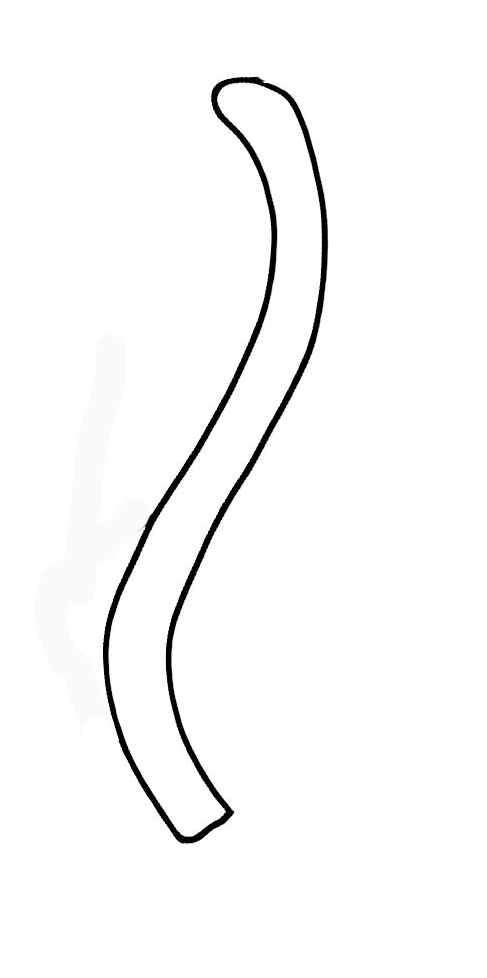
#> input picture Prova_Pulizia_043.jpg, 487 x 978 px
$ python visualize_vectorization_pipeline.py
#> lines starting #> are read from the running program, lines starting #| are printed output that depends on the picture; after the words box and inside, x2 and y2 are one past the last pixel; in counts of white or black regions, pixels touching at a corner belong together
### path_tracer.py
"""
Intelligent Path Tracing for Archaeological Drawings

Instead of using sknw which creates many small disconnected segments,
this module implements a smart path tracing algorithm that:
1. Follows the main paths in the skeleton
2. Filters out spurious branches during tracing
3. Creates long, clean curves instead of fragmented segments
"""

import numpy as np
from scipy import ndimage
from typing import List, Tuple, Set
import cv2


def get_neighbors_8(y: int, x: int, shape: Tuple[int, int]) -> List[Tuple[int, int]]:
    """Get 8-connected neighbors of a pixel."""
    neighbors = []
    for dy in [-1, 0, 1]:
        for dx in [-1, 0, 1]:
            if dy == 0 and dx == 0:
                continue
            ny, nx = y + dy, x + dx
            if 0 <= ny < shape[0] and 0 <= nx < shape[1]:
                neighbors.append((ny, nx))
    return neighbors


def count_skeleton_neighbors(skeleton: np.ndarray, y: int, x: int) -> int:
    """Count how many skeleton pixels are neighbors of (y, x)."""
    count = 0
    for ny, nx in get_neighbors_8(y, x, skeleton.shape):
        if skeleton[ny, nx] > 0:
            count += 1
    return count


def find_endpoints_and_junctions(skeleton: np.ndarray) -> Tuple[List[Tuple[int, int]], List[Tuple[int, int]]]:
    """
    Find endpoints (degree 1) and junctions (degree >= 3) in skeleton.

    Returns:
        endpoints: List of (y, x) coordinates with 1 neighbor
        junctions: List of (y, x) coordinates with >= 3 neighbors
    """
    endpoints = []
    junctions = []

    # Find all skeleton pixels
    skeleton_pixels = np.argwhere(skeleton > 0)

    for y, x in skeleton_pixels:
        n_neighbors = count_skeleton_neighbors(skeleton, y, x)

        if n_neighbors == 1:
            endpoints.append((y, x))
        elif n_neighbors >= 3:
            junctions.append((y, x))

    return endpoints, junctions


def trace_path_from_point(skeleton: np.ndarray,
                          start: Tuple[int, int],
                          visited: Set[Tuple[int, int]],
                          original_gray: np.ndarray = None,
                          max_branch_depth: int = 5) -> List[Tuple[int, int]]:
    """
    Trace a path from a starting point, following the skeleton.
    Stops at junctions, endpoints, or visited pixels.
    Prefers paths with darker/more intense lines in original grayscale image.

    Args:
        skeleton: Binary skeleton image
        start: Starting point (y, x)
        visited: Set of already visited points
        original_gray: Original GRAYSCALE image (darker = stronger line)
        max_branch_depth: Maximum depth to follow a branch before considering it spurious

    Returns:
        List of points forming the path
    """
    if start in visited:
        return []  # Already traced from here

    path = [start]
    visited.add(start)
    current = start

    while True:
        # Get unvisited skeleton neighbors
        neighbors = []
        for ny, nx in get_neighbors_8(current[0], current[1], skeleton.shape):
            if skeleton[ny, nx] > 0 and (ny, nx) not in visited:
                neighbors.append((ny, nx))

        if len(neighbors) == 0:
            # Dead end - path complete
            break

        if len(neighbors) == 1:
            # Simple continuation - follow it
            current = neighbors[0]
            path.append(current)
            visited.add(current)
        else:
            # Junction - choose best neighbor based on direction continuity AND line intensity
            if len(path) < 2:
                # No direction yet - choose based on line intensity if available
                if original_gray is not None:
                    best_neighbor = None
                    best_intensity = -1

                    for ny, nx in neighbors:
                        # Check line intensity: LOWER values = DARKER = STRONGER line
                        # Sample along a small region around this pixel
                        y_start, y_end = max(0, ny-2), min(original_gray.shape[0], ny+3)
                        x_start, x_end = max(0, nx-2), min(original_gray.shape[1], nx+3)
                        window = original_gray[y_start:y_end, x_start:x_end]
                        # Invert: darker pixels have LOWER values, we want HIGHER score for dark
                        intensity = 255 - np.mean(window)  # Higher = darker line

                        if intensity > best_intensity:
                            best_intensity = intensity
                            best_neighbor = (ny, nx)

                    current = best_neighbor if best_neighbor else neighbors[0]
                else:
                    current = neighbors[0]
            else:
                # Choose neighbor that continues in same direction AND follows darker lines
                prev_dir = (path[-1][0] - path[-2][0], path[-1][1] - path[-2][1])

                best_neighbor = None
                best_score = -10000

                for ny, nx in neighbors:
                    new_dir = (ny - current[0], nx - current[1])

                    # 1. Direction continuity (dot product)
                    direction_score = prev_dir[0] * new_dir[0] + prev_dir[1] * new_dir[1]
                    direction_score *= 30  # Reduced weight - let intensity dominate

                    # 2. Line intensity score - look VERY FAR ahead in this direction
                    intensity_score = 0
                    if original_gray is not None:
                        # Look ahead up to 100 pixels to see line quality!
                        samples = []
                        for step in range(1, 501):  # AUMENTATO da 6 a 101!
                            look_y = ny + new_dir[0] * step
                            look_x = nx + new_dir[1] * step
                            if 0 <= look_y < original_gray.shape[0] and 0 <= look_x < original_gray.shape[1]:
                                # Darker = stronger line, invert to get higher score for dark
                                pixel_intensity = 255 - original_gray[look_y, look_x]
                                # Weight closer pixels more (exponential decay)
                                weight = 1.0 / (1.0 + step * 0.01)  # Decay slowly
                                samples.append(pixel_intensity * weight)

                        if samples:
                            # MASSIVE weight on intensity - this DOMINATES the decision!
                            intensity_score = np.sum(samples) * 2  # Sum instead of mean for longer paths

                    # 3. Branch penalty - avoid highly branched areas
                    n_future_neighbors = count_skeleton_neighbors(skeleton, ny, nx)
                    branch_penalty = 0
                    if n_future_neighbors >= 4:
                        branch_penalty = -2000  # EVEN HEAVIER penalty for branched areas
                    elif n_future_neighbors >= 3:
                        branch_penalty = -500  # Heavier penalty for junctions

                    # Combined score
                    total_score = direction_score + intensity_score + branch_penalty

                    if total_score > best_score:
                        best_score = total_score
                        best_neighbor = (ny, nx)

                if best_neighbor is None:
                    break

                current = best_neighbor

            path.append(current)
            visited.add(current)

            # Check if we've hit a junction
            n_neighbors_at_current = count_skeleton_neighbors(skeleton, current[0], current[1])
            if n_neighbors_at_current >= 3:
                # Stop at junction
                break

    return path


def extract_main_paths(skeleton: np.ndarray,
                      original_gray: np.ndarray = None,
                      min_path_length: int = 20,
                      max_branch_depth: int = 5) -> List[np.ndarray]:
    """
    Extract main paths from skeleton using intelligent tracing.

    This is the main algorithm that replaces sknw.

    Args:
        skeleton: Binary skeleton image (uint8)
        original_gray: Original GRAYSCALE image (darker pixels = stronger lines)
        min_path_length: Minimum length for a valid path
        max_branch_depth: Maximum depth for branch exploration

    Returns:
        List of paths, each path is np.array of shape (N, 2) with (y, x) coordinates
    """
    print(f"Extracting main paths from skeleton...")

    # Convert to binary
    skeleton_binary = skeleton > 0

    # Find endpoints and junctions
    endpoints, junctions = find_endpoints_and_junctions(skeleton_binary)

    print(f"  Found {len(endpoints)} endpoints and {len(junctions)} junctions")

    # Track visited pixels globally
    visited = set()
    paths = []

    # Priority 1: Trace from endpoints (these give the cleanest paths)
    print(f"  Tracing from endpoints...")
    for endpoint in endpoints:
        if endpoint not in visited:
            path = trace_path_from_point(skeleton_binary, endpoint, visited, original_gray, max_branch_depth)
            if len(path) >= min_path_length:
                paths.append(np.array(path))

    print(f"  Found {len(paths)} paths from endpoints")

    # Priority 2: Trace from junctions to connect remaining segments
    print(f"  Tracing from junctions...")
    initial_path_count = len(paths)
    for junction in junctions:
        # Try tracing in each direction from junction
        for neighbor in get_neighbors_8(junction[0], junction[1], skeleton_binary.shape):
            if skeleton_binary[neighbor[0], neighbor[1]] and neighbor not in visited:
                path = trace_path_from_point(skeleton_binary, neighbor, visited, original_gray, max_branch_depth)
                if len(path) >= min_path_length:
                    # Add junction point at the beginning
                    full_path = [junction] + path
                    paths.append(np.array(full_path))

    print(f"  Found {len(paths) - initial_path_count} additional paths from junctions")

    # Priority 3: Sweep remaining unvisited pixels (rare, but catches any missed segments)
    print(f"  Sweeping for remaining segments...")
    skeleton_pixels = np.argwhere(skeleton_binary)
    initial_path_count = len(paths)

    for y, x in skeleton_pixels:
        if (y, x) not in visited:
            path = trace_path_from_point(skeleton_binary, (y, x), visited, original_gray, max_branch_depth)
            if len(path) >= min_path_length:
                paths.append(np.array(path))

    print(f"  Found {len(paths) - initial_path_count} additional segments")
    print(f"  Total paths extracted: {len(paths)}")

    # Remove duplicate paths (same path traced in both directions)
    print(f"  Removing duplicate paths...")
    unique_paths = remove_duplicate_paths(paths)
    print(f"  After duplicate removal: {len(unique_paths)} unique paths")

    # Filter out very short paths (likely spurious branches)
    filtered_paths = [p for p in unique_paths if len(p) >= min_path_length]
    print(f"  After filtering (min_length={min_path_length}): {len(filtered_paths)} paths")

    return filtered_paths


def remove_duplicate_paths(paths: List[np.ndarray], tolerance: float = 3.0) -> List[np.ndarray]:
    """
    Remove duplicate paths (paths that are the same but traced in opposite directions).

    Args:
        paths: List of paths to deduplicate
        tolerance: Maximum distance between path endpoints to consider them duplicates

    Returns:
        List of unique paths
    """
    if len(paths) == 0:
        return paths

    unique = []

    for i, path1 in enumerate(paths):
        is_duplicate = False

        # Check against already added unique paths
        for path2 in unique:
            # Check if path1 is the reverse of path2
            # Compare endpoints: path1.start ≈ path2.end AND path1.end ≈ path2.start
            if len(path1) > 0 and len(path2) > 0:
                # Distance between start of path1 and end of path2
                dist_start_end = np.linalg.norm(path1[0] - path2[-1])
                # Distance between end of path1 and start of path2
                dist_end_start = np.linalg.norm(path1[-1] - path2[0])

                # Also check if they're the exact same path
                dist_start_start = np.linalg.norm(path1[0] - path2[0])
                dist_end_end = np.linalg.norm(path1[-1] - path2[-1])

                # Reverse duplicate: starts/ends swapped
                if dist_start_end < tolerance and dist_end_start < tolerance:
                    is_duplicate = True
                    break

                # Exact duplicate: same start and end
                if dist_start_start < tolerance and dist_end_end < tolerance and len(path1) == len(path2):
                    is_duplicate = True
                    break

        if not is_duplicate:
            unique.append(path1)

    return unique


# [63 lines left out: functions smooth_path, visualize_paths, not called in this run]

### visualize_vectorization_pipeline.py
#!/usr/bin/env python3
"""
Visualizzazione della Pipeline di Vettorializzazione di PyPotteryTrace

Questo script genera visualizzazioni grafiche di tutti i passaggi matematici
descritti nel documento "Fondamenti matematici della vettorializzazione archeologica".

Passaggi visualizzati:
1. Scheletrizzazione morfologica
2. Tracciamento intelligente guidato dall'intensità
3. Semplificazione RDP (Ramer-Douglas-Peucker)
4. Levigatura con curve di Bézier cubiche (Catmull-Rom)
5. Estrazione del profilo archeologico

Author: PyPotteryTrace Team
Date: November 2025
"""

import numpy as np
import cv2
import matplotlib.pyplot as plt
from matplotlib.patches import Circle, FancyArrowPatch, Polygon as MPLPolygon
from matplotlib.collections import LineCollection
from skimage.morphology import skeletonize, closing, disk
from skimage.util import img_as_ubyte
from rdp import rdp
from scipy import ndimage
from pathlib import Path
import sys

# Add parent directory to path to import existing modules
sys.path.append(str(Path(__file__).parent))

from path_tracer import (
    find_endpoints_and_junctions,
    trace_path_from_point,
    extract_main_paths,
    count_skeleton_neighbors
)


# ============================================================================
# PARAMETRI DI CONFIGURAZIONE - MODIFICA QUI
# ============================================================================

# Immagine di input
INPUT_IMAGE = "Prova_Pulizia_043.jpg"

# Directory di output per le visualizzazioni
OUTPUT_DIR = "visualizations"

# Parametri di elaborazione
THRESHOLD = 200              # Soglia di binarizzazione (0-255)
EPSILON_RDP = 1.5           # Tolleranza RDP in pixel
SMOOTHING_FACTOR = 0.3      # Fattore smoothing Bézier (0-1)
VERTICAL_CONFIDENCE = 15    # Tolleranza verticale per profili (pixel)

# Step da visualizzare (None = tutti, oppure lista es. [1, 2, 3])
STEPS_TO_VISUALIZE = None   # Visualizza tutti gli step

# ============================================================================


class VectorizationVisualizer:
    """Visualizzatore per la pipeline di vettorializzazione."""

    def __init__(self, image_path: str, output_dir: str = "visualizations"):
        """
        Inizializza il visualizzatore.

        Args:
            image_path: Percorso dell'immagine da processare
            output_dir: Directory dove salvare le visualizzazioni
        """
#> called with image_path = 'Prova_Pulizia_043.jpg', output_dir = 'visualizations'
        self.image_path = image_path
        self.output_dir = Path(output_dir)
        self.output_dir.mkdir(exist_ok=True)

        # Carica immagine
        self.img_color = cv2.imread(image_path)
#> self.img_color is the input picture: shape (978, 487, 3); min 0, max 255, mean 249.2
        if self.img_color is None:
            raise ValueError(f"Impossibile caricare l'immagine: {image_path}")

        self.img_gray = cv2.cvtColor(self.img_color, cv2.COLOR_BGR2GRAY)
        self.height, self.width = self.img_gray.shape

        print(f"Immagine caricata: {self.width}x{self.height} pixels")
#| Immagine caricata: 487x978 pixels

    def visualize_1_skeletonization(self, threshold: int = 200):
        """
        Visualizza il processo di scheletrizzazione morfologica.

        Mostra:
        - Immagine originale
        - Immagine binaria
        - Chiusura morfologica
        - Scheletro finale

        Args:
            threshold: Soglia di binarizzazione
        """
#> called with threshold = 200
        print("\n=== 1. SCHELETRIZZAZIONE MORFOLOGICA ===")

        # Applica blur leggero
        img_blur = cv2.GaussianBlur(self.img_gray, (3, 3), 0)

        # Inverti e binarizza
        img_inverted = cv2.bitwise_not(img_blur)
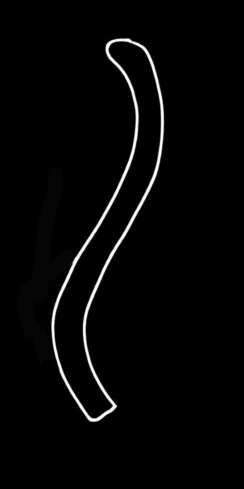
#> img_inverted: shape (978, 487) (shown at 1/2 size); min 0, max 255, mean 5.8
        _, binary = cv2.threshold(img_inverted, threshold, 255, cv2.THRESH_BINARY)
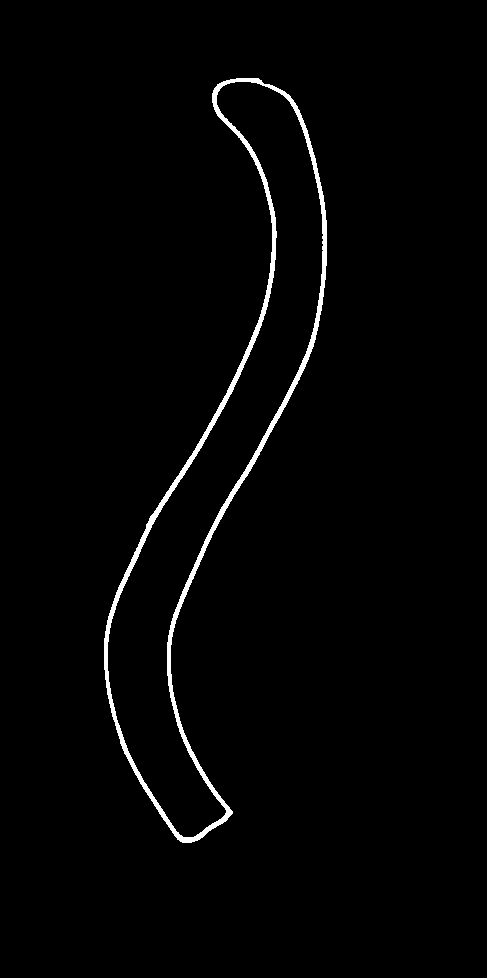
#> binary: shape (978, 487); 1.7% white; 1 white region, box (x1, y1, x2, y2) and area: (104, 78, 327, 843) 8103

        # Chiusura morfologica per migliorare connettività
        improved = closing(binary.astype(bool), disk(5))
#> improved: shape (978, 487) bool; 1.7% white; 1 white region, box (x1, y1, x2, y2) and area: (104, 78, 327, 843) 8118

        # Scheletrizzazione
        skeleton = skeletonize(improved)
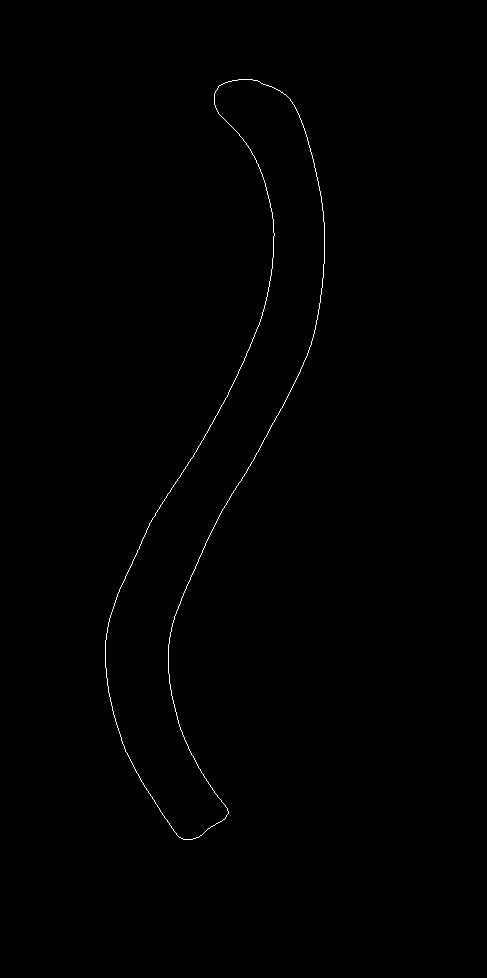
#> skeleton: shape (978, 487) bool; 0.33% white in thin lines or dots, all inside (x1, y1, x2, y2) = (105, 79, 325, 840)
        skeleton_img = img_as_ubyte(skeleton)

        # Salva per uso successivo
        self.skeleton = skeleton_img
        self.binary = binary

        # Crea figura con 4 subplot
        fig, axes = plt.subplots(2, 2, figsize=(14, 12))
        fig.suptitle('1. Scheletrizzazione Morfologica', fontsize=16, fontweight='bold')

        # 1. Immagine originale
        axes[0, 0].imshow(self.img_gray, cmap='gray')
        axes[0, 0].set_title('Immagine Originale', fontsize=12)
        axes[0, 0].axis('off')

        # 2. Binaria
        axes[0, 1].imshow(binary, cmap='gray')
        axes[0, 1].set_title('Binarizzazione', fontsize=12)
        axes[0, 1].axis('off')

        # 3. Chiusura morfologica
        axes[1, 0].imshow(improved, cmap='gray')
        axes[1, 0].set_title('Chiusura Morfologica', fontsize=12)
        axes[1, 0].axis('off')

        # 4. Scheletro
        axes[1, 1].imshow(skeleton_img, cmap='gray')
        axes[1, 1].set_title('Scheletro (1 pixel)', fontsize=12)
        axes[1, 1].axis('off')

        plt.tight_layout()
        output_path = self.output_dir / "01_skeletonization.png"
        plt.savefig(output_path, dpi=150, bbox_inches='tight')
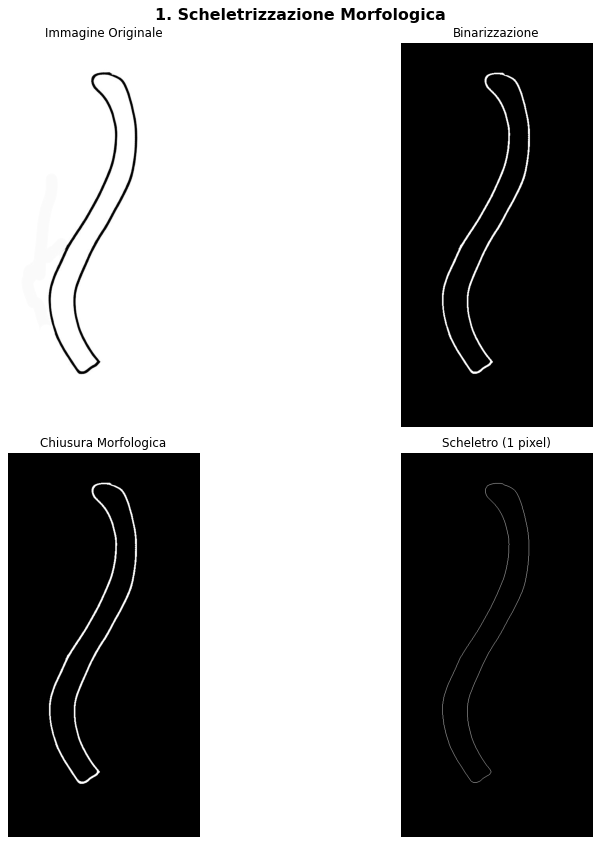
#> figure drawn by matplotlib, 4 panels
        print(f"✓ Salvato: {output_path}")
        plt.close()

    def visualize_2_intelligent_tracing(self, sample_region=None):
        """
        Visualizza il tracciamento intelligente guidato dall'intensità.

        Mostra:
        - Skeleton con endpoints e junctions
        - Mappa di intensità dell'immagine originale
        - Esempio di scoring per scelta del pixel successivo
        - Percorsi estratti colorati

        Args:
            sample_region: Tupla (x, y, width, height) per zoom su una regione
        """
        print("\n=== 2. TRACCIAMENTO INTELLIGENTE GUIDATO DALL'INTENSITÀ ===")

        # Trova endpoints e junctions
        skeleton_binary = self.skeleton > 0
        endpoints, junctions = find_endpoints_and_junctions(skeleton_binary)
#> in find_endpoints_and_junctions, `skeleton_pixels = np.argwhere(skeleton > 0)`: skeleton_pixels = 1588 pairs, first value 79 to 839, second value 105 to 324
#> the loop in find_endpoints_and_junctions, `for y, x in skeleton_pixels:` made 1588 passes
#> (y, x) on passes 1 to 3: (79, 238), (79, 239), (79, 240)
#> (the rest of the program and of its run is left out)
